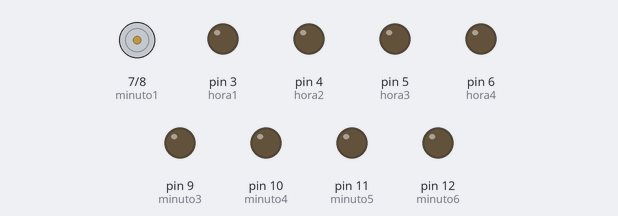
Simulated run of this sketch. Board: Arduino Uno, built with avr-gcc and run on an emulated ATmega328P. Shown: motor-driver pin pairs drawn as motors (green arrow = first pin HIGH = forward, orange = second pin HIGH = backward, longer = more drive), output pins drawn as LEDs (lit = HIGH). What the sketch prints to the serial monitor is not drawn.

Above: at 0.1 s.
At 60.1 s:
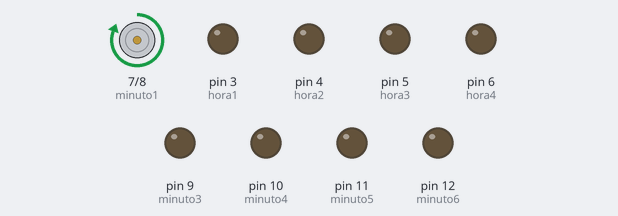
At 120.1 s:
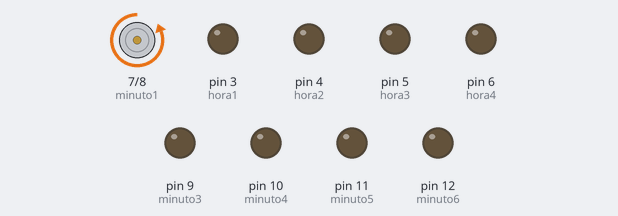
Timing chart, 0 to 121.6 s (numbered marks = the images above):
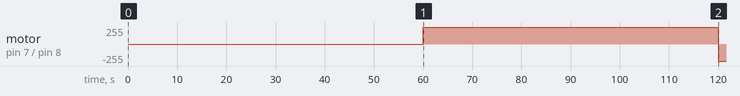

Measured:
- by itself, motor on pin 7 (minuto1) / pin 8 (minuto2): stopped → forward 255/255 at 60.0 s, → backward 255/255 60.0 s later

The sketch:

relogio.ino
```cpp
const int minuto6 = 12;
const int minuto5 = 11;
const int minuto4 = 10;
const int minuto3 = 9;
const int minuto2 = 8;
const int minuto1 = 7;

const int hora4 = 6;
const int hora3 = 5;
const int hora2 = 4;
const int hora1 = 3;

const int atraso = 1000;

int minuto = 0;
int hora = 0;
int segundo = 0;

void setup() {
  Serial.begin(9600);

  pinMode(minuto6, OUTPUT);
  pinMode(minuto5, OUTPUT);
  pinMode(minuto4, OUTPUT);
  pinMode(minuto3, OUTPUT);
  pinMode(minuto2, OUTPUT);
  pinMode(minuto1, OUTPUT);

  pinMode(hora4, OUTPUT);
  pinMode(hora3, OUTPUT);
  pinMode(hora2, OUTPUT);
  pinMode(hora1, OUTPUT);
}

void loop() {

  if (segundo > 59) {
    segundo = 0;
    minuto++;
    for (int i = minuto1; i <= minuto6; i++) {

      if (digitalRead(i)) {
        digitalWrite(i, LOW);

      } else {
        digitalWrite(i, HIGH);
        break;
      }
    }
    Serial.println("");

    if (minuto > 59) {
      minuto = 0;
      hora++;
      digitalWrite(minuto6, LOW);
      digitalWrite(minuto5, LOW);
      digitalWrite(minuto4, LOW);
      digitalWrite(minuto3, LOW);
      digitalWrite(minuto2, LOW);
      digitalWrite(minuto1, LOW);

      for (int x = hora1; x <= hora4; x++) {

        if (digitalRead(x)) {
          digitalWrite(x, LOW);

        } else {
          digitalWrite(x, HIGH);
          break;
        }
      }

      if (hora > 23) {
        hora = 0;
        digitalWrite(hora4, LOW);
        digitalWrite(hora3, LOW);
        digitalWrite(hora2, LOW);
        digitalWrite(hora1, LOW);
      }
    }
  }

  Serial.print(hora);
  Serial.print(":");
  Serial.print(minuto);
  Serial.print(":");
  Serial.print(segundo);
  Serial.print(" ");


  delay(atraso);
  segundo++;
}
```
